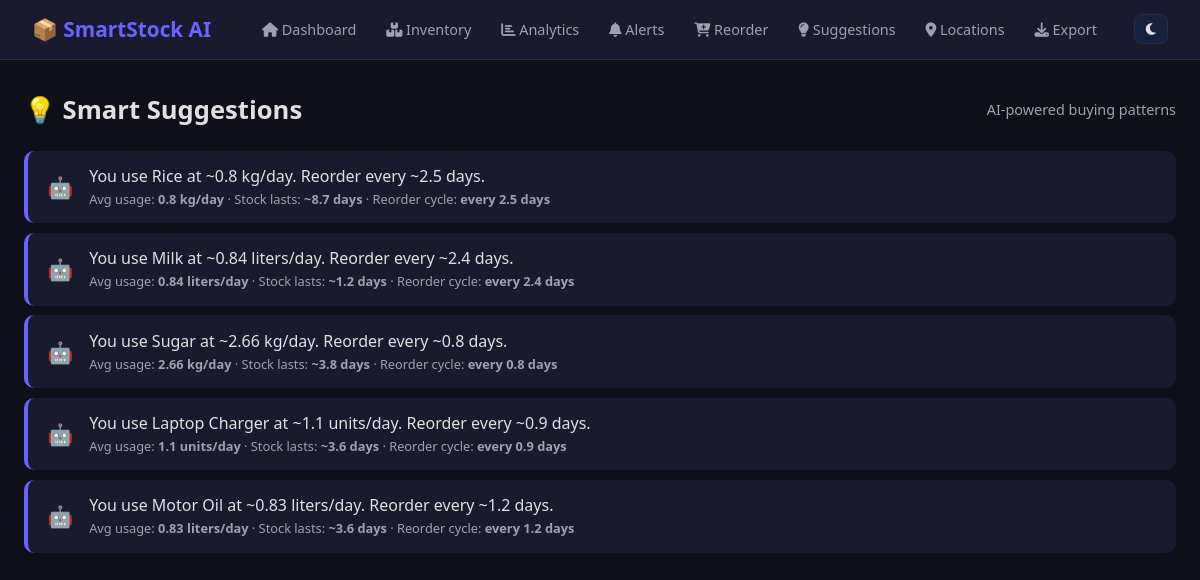
The page /suggestions on the database its author committed.
### tables this page shows
CREATE TABLE items (
                id INTEGER PRIMARY KEY AUTOINCREMENT,
                name TEXT NOT NULL,
                category TEXT DEFAULT 'General',
                quantity REAL DEFAULT 0,
                unit TEXT DEFAULT 'units',
                min_stock REAL DEFAULT 5,
                barcode TEXT,
                expiry_date TEXT,
                location TEXT DEFAULT 'Home',
                image_url TEXT,
                created_at TEXT DEFAULT CURRENT_TIMESTAMP
            );

### app.py (the view)
@app.route('/suggestions')
def suggestions():
    with get_db() as db:
        items = db.execute('SELECT * FROM items').fetchall()
    result = []
    for item in items:
        with get_db() as db:
            logs = db.execute(
                'SELECT quantity_used, logged_at FROM usage_log WHERE item_id=? ORDER BY logged_at ASC',
                (item['id'],)
            ).fetchall()
        if len(logs) < 2:
            continue
        total_used = sum(r['quantity_used'] for r in logs)
        first = datetime.strptime(logs[0]['logged_at'], '%Y-%m-%d %H:%M:%S')
        last  = datetime.strptime(logs[-1]['logged_at'], '%Y-%m-%d %H:%M:%S')
        days_span = max((last - first).days, 1)
        avg_per_day = total_used / days_span
        reorder_cycle = round(item['min_stock'] / avg_per_day, 1) if avg_per_day > 0 else None
        days_left = predict_days_left(item['id'], item['quantity'])
        result.append({
            'name': item['name'], 'unit': item['unit'],
            'avg_per_day': round(avg_per_day, 2),
            'reorder_cycle': reorder_cycle,
            'days_left': days_left,
            'suggestion': f"You use {item['name']} at ~{round(avg_per_day,2)} {item['unit']}/day. "
                          + (f"Reorder every ~{reorder_cycle} days." if reorder_cycle else "")
        })
    return render_template('suggestions.html', suggestions=result)

### app.py (called while the page is built)
def get_db():
    conn = sqlite3.connect(DB)
    conn.row_factory = sqlite3.Row
    return conn

def predict_days_left(item_id, current_qty):
    with get_db() as db:
        logs = db.execute(
            "SELECT quantity_used, logged_at FROM usage_log WHERE item_id=? ORDER BY logged_at DESC LIMIT 30",
            (item_id,)
        ).fetchall()
    if not logs:
        return None
    total_used = sum(r['quantity_used'] for r in logs)
    if len(logs) > 1:
        first = datetime.strptime(logs[-1]['logged_at'], '%Y-%m-%d %H:%M:%S')
        last  = datetime.strptime(logs[0]['logged_at'],  '%Y-%m-%d %H:%M:%S')
        days_span = max((last - first).days, 1)
    else:
        days_span = 1
    avg_per_day = total_used / days_span
    if avg_per_day <= 0:
        return None
    return round(current_qty / avg_per_day, 1)

### templates/suggestions.html
{% extends "base.html" %}
{% block content %}
<div class="page-header">
    <h1>💡 Smart Suggestions</h1>
    <span class="subtitle">AI-powered buying patterns</span>
</div>
{% if suggestions %}
<div class="alerts-list">
    {% for s in suggestions %}
    <div class="alert-card" style="border-color:var(--primary)">
        <span class="alert-icon">🤖</span>
        <div class="alert-body">
            <p>{{ s.suggestion }}</p>
            <small>
                Avg usage: <b>{{ s.avg_per_day }} {{ s.unit }}/day</b>
                {% if s.days_left %} · Stock lasts: <b>~{{ s.days_left }} days</b>{% endif %}
                {% if s.reorder_cycle %} · Reorder cycle: <b>every {{ s.reorder_cycle }} days</b>{% endif %}
            </small>
        </div>
    </div>
    {% endfor %}
</div>
{% else %}
<div class="empty-state">
    <i class="fas fa-database"></i>
    <p>Not enough usage data yet. Use items to generate suggestions.</p>
</div>
{% endif %}
{% endblock %}

### static/css/style.css (style rules this page uses)
:root { --bg: #0f0f1a; --surface: #1a1a2e; --surface2: #16213e; --text: #e0e0e0; --text2: #a0a0b0; --border: #2a2a4a; --primary: #6c63ff; --primary-dark: #5a52d5; --red: #ff4757; --orange: #ffa502; --green: #2ed573; --blue: #1e90ff; --purple: #a55eea; }
* { margin: 0; padding: 0; box-sizing: border-box; }
body { background: var(--bg); color: var(--text); font-family: 'Segoe UI', sans-serif; min-height: 100vh; }
.page-header { display: flex; align-items: center; justify-content: space-between; margin-bottom: 1.5rem; }
.page-header h1 { font-size: 1.6rem; }
.subtitle { color: var(--text2); font-size: 0.9rem; }
.alerts-list { display: flex; flex-direction: column; gap: 0.6rem; margin-bottom: 1rem; }
.alert-card { display: flex; align-items: center; gap: 1rem; padding: 0.9rem 1.2rem; border-radius: 10px; border-left: 4px solid; background: var(--surface); }
.alert-icon { font-size: 1.3rem; }
.alert-body { flex: 1; }
.alert-body small { color: var(--text2); font-size: 0.8rem; }

### rows shown on the page
items: suggestion "You use Rice at ~0.8 kg/day. Reorder every ~2.5 days.", avg_per_day "0.8", unit "kg", days_left "8.7", reorder_cycle "2.5"
items: suggestion "You use Milk at ~0.84 liters/day. Reorder every ~2.4 days.", avg_per_day "0.84", unit "liters", days_left "1.2", reorder_cycle "2.4"
items: suggestion "You use Sugar at ~2.66 kg/day. Reorder every ~0.8 days.", avg_per_day "2.66", unit "kg", days_left "3.8", reorder_cycle "0.8"
items: suggestion "You use Laptop Charger at ~1.1 units/day. Reorder every ~0.9 days.", avg_per_day "1.1", unit "units", days_left "3.6", reorder_cycle "0.9"
items: suggestion "You use Motor Oil at ~0.83 liters/day. Reorder every ~1.2 days.", avg_per_day "0.83", unit "liters", days_left "3.6", reorder_cycle "1.2"
